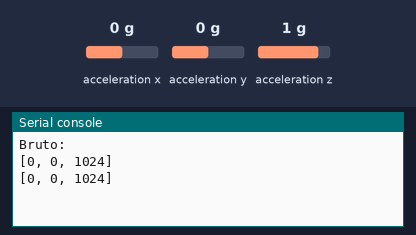
Bench run of a program on a simulated Raspberry Pi Pico running MicroPython. On the bench: the last lines printed to the serial console. Inputs (shaded band) come from the test bench; at power-on: acceleration x 0 g, acceleration y 0 g, acceleration z 1 g.

Above: at 5.0 s.
5.1 s: acceleration x set to -1.4 g
At 6.6 s:
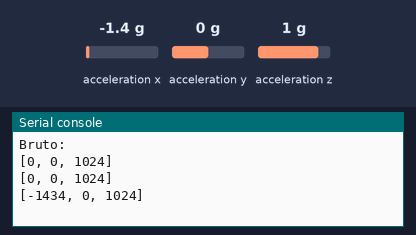
9.0 s: acceleration y set to -1.4 g
At 10.1 s:
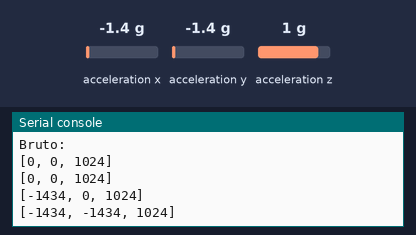
16.5 s: acceleration z set to -1.4 g
At 19.4 s:
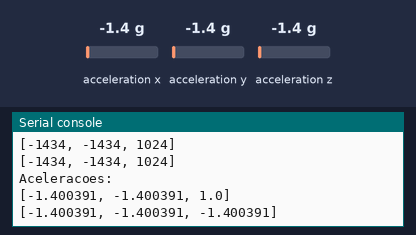
Timing chart, 0 to 20.9 s (numbered marks = the images above; inputs shaded):
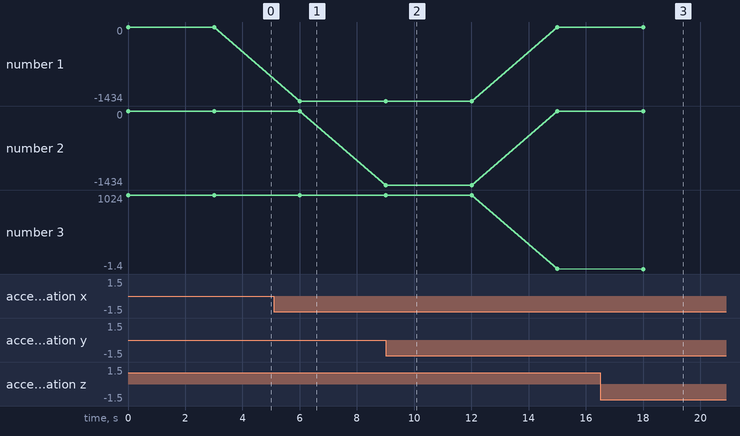

The program:

mma8452_mpython.py
```python
# Exemplo com MMA8452

'''
MicroPython Class for MMA8452 sensor

Adapted form Sparkfun Arduino library
https://github.com/sparkfun/SparkFun_MMA8452Q_Arduino_Library

'''
import struct

class MMA8452():
    # Construtor
    def __init__(self, i2c=None, addr=0x1C):
        # confere parametros
        if i2c is None:
            raise ValueError("Faltou I2C")
        else:
            self.i2c = i2c
        self.addr = addr

        # registradores
        self.STATUS_MMA8452Q = 0x00
        self.OUT_X_MSB = 0x01
        self.OUT_X_LSB = 0x02
        self.OUT_Y_MSB = 0x03
        self.OUT_Y_LSB = 0x04
        self.OUT_Z_MSB = 0x05
        self.OUT_Z_LSB = 0x06
        self.SYSMOD = 0x0B
        self.INT_SOURCE = 0x0C
        self.WHO_AM_I = 0x0D
        self.XYZ_DATA_CFG = 0x0E
        self.HP_FILTER_CUTOFF = 0x0F
        self.PL_STATUS = 0x10
        self.PL_CFG = 0x11
        self.PL_COUNT = 0x12
        self.PL_BF_ZCOMP = 0x13
        self.P_L_THS_REG = 0x14
        self.FF_MT_CFG = 0x15
        self.FF_MT_SRC = 0x16
        self.FF_MT_THS = 0x17
        self.FF_MT_COUNT = 0x18
        self.TRANSIENT_CFG = 0x1D
        self.TRANSIENT_SRC = 0x1E
        self.TRANSIENT_THS = 0x1F
        self.TRANSIENT_COUNT = 0x20
        self.PULSE_CFG = 0x21
        self.PULSE_SRC = 0x22
        self.PULSE_THSX = 0x23
        self.PULSE_THSY = 0x24
        self.PULSE_THSZ = 0x25
        self.PULSE_TMLT = 0x26
        self.PULSE_LTCY = 0x27
        self.PULSE_WIND = 0x28
        self.ASLP_COUNT = 0x29
        self.CTRL_REG1 = 0x2A
        self.CTRL_REG2 = 0x2B
        self.CTRL_REG3 = 0x2C
        self.CTRL_REG4 = 0x2D
        self.CTRL_REG5 = 0x2E
        self.OFF_X = 0x2F
        self.OFF_Y = 0x30
        self.OFF_Z = 0x31

        # escalas
        self.SCALE_2G = 2
        self.SCALE_4G = 4
        self.SCALE_8G = 8

        # taxas de dados
        self.ODR_800 = 0
        self.ODR_400 = 1
        self.ODR_200 = 2
        self.ODR_100 = 3
        self.ODR_50 = 4
        self.ODR_12 = 5
        self.ODR_6 = 6
        self.ODR_1 = 7

        # orientações
        self.PORTRAIT_U = 0
        self.PORTRAIT_D = 1
        self.LANDSCAPE_R = 2
        self.LANDSCAPE_L = 3
        self.LOCKOUT = 0x40

        # modo de operação
        self.SYSMOD_STANDBY = 0
        self.SYSMOD_WAKE = 1
        self.SYSMOD_SLEEP = 2

    # Inicia o sensor
    def begin(self):
        if self.readRegister(self.WHO_AM_I) != 42:
            return False
        self.scale = self.SCALE_2G
        self.odr = self.ODR_800
        self.setScale(self.scale)
        self.setDataRate(self.odr)
        self.setupPL() # detecção Paisagem / Retrato
        self.setupTap(0x80, 0x80, 0x80) # desliga
        return True

    # Pega aceleração bruta
    # Dado nos registradores: hhhhhhhh llll0000
    def getRawAcel(self):
        acel = struct.unpack(">hhh", self.readRegisters (self.OUT_X_MSB, 6))
        return [a >> 4 for a in acel]

    # Calcula aceleração
    def getCalclulatedAcel(self):
        return [float(a)/float(1 << 11)*float(self.scale) for a in self.getRawAcel()]

    # Testa se tem dado disponivel
    def available(self):
        return (self.readRegister(self.STATUS_MMA8452Q) & 0x08) != 0

    # Seleciona escala
    def setScale(self, fsr):
        if not fsr in (self.SCALE_2G, self.SCALE_4G, self.SCALE_8G):
            raise ValueError("Escala invalida")

        # A escala só pode ser mudada no modo standby
        if self.isActive():
            self.standby()

        # Atualiza configuração
        cfg = self.readRegister(self.XYZ_DATA_CFG)
        cfg = (cfg & 0xFC) | (fsr >> 2)
        self.writeRegister(self.XYZ_DATA_CFG, cfg)

        # Entra no modo ativo
        self.active()

    # Seleciona a taxa de dados (ODR)
    def setDataRate(self, odr):
        if not odr in (self.ODR_800, self.ODR_400, self.ODR_200, self.ODR_100,
                       self.ODR_50, self.ODR_12, self.ODR_6, self.ODR_1):
            raise ValueError("Taxa de dados invalida")

        # só pode mudar no modo standby
        if self.isActive():
            self.standby()

        # Atualiza a configuração
        ctrl = self.readRegister(self.CTRL_REG1)
        ctrl = (ctrl & 0xC7) | (odr << 3)
        self.writeRegister(self.CTRL_REG1, ctrl)

        # Entra no modo ativo
        self.active()

    # Configura a detecção de batida
    def setupTap(self, xThs, yThs, zThs):
        # só pode mudar no modo standby
        if self.isActive():
            self.standby()

        # Atualiza configuração
        temp = 0x40
        if (xThs & 0x80) == 0:
            temp |= 0x03
            self.writeRegister(self.PULSE_THSX, xThs)
        if (yThs & 0x80) == 0:
            temp |= 0x0C
            self.writeRegister(self.PULSE_THSY, yThs)
        if (zThs & 0x80) == 0:
            temp |= 0x30
            self.writeRegister(self.PULSE_THSZ, zThs)
        self.writeRegister(self.PULSE_CFG, temp)
        self.writeRegister(self.PULSE_TMLT, 0x30)
        self.writeRegister(self.PULSE_LTCY, 0xA0)
        self.writeRegister(self.PULSE_WIND, 0xFF)

        # Entra no modo ativo
        self.active()

    # Le o status da detecção de batida
    def readTap(self):
        tapStat = self.readRegister(self.PULSE_SRC)
        if (tapStat & 0x80) != 0:
            return tapStat & 0x7F
        else:
            return 0

    # Configura a detecção de Retrato/Paisagem
    def setupPL(self):
        # só pode mudar no modo standby
        if self.isActive():
            self.standby()

        # Atualiza configuração
        self.writeRegister(self.PL_CFG, self.readRegister(self.PL_CFG) | 0x40)
        self.writeRegister(self.PL_COUNT, 0x50)

        # Entra no modo ativo
        self.active()

    # Lê o status de Retrato / Paisagem
    def readPL(self):
        plStat = self.readRegister(self.PL_STATUS)
        if (plStat & 0x40) != 0:
            return self.LOCKOUT
        else:
            return (plStat & 0x06) >> 1

    # Testes de orientação
    def isRight(self):
        return self.redPL() == self.LANDSCAPE_R

    def isLeft(self):
        return self.redPL() == self.LANDSCAPE_L

    def isUp(self):
        return self.redPL() == self.LANDSCAPE_U

    def isDown(self):
        return self.redPL() == self.LANDSCAPE_D

    def isFlat(self):
        return self.redPL() == self.LOCKOUT

    # Entra no modo standby
    def standby(self):
        c = self.readRegister(self.CTRL_REG1)
        self.writeRegister(self.CTRL_REG1, c & 0xFE)

    # Entra no modo ativo
    def active(self):
        c = self.readRegister(self.CTRL_REG1)
        self.writeRegister(self.CTRL_REG1, c | 0x01)

    # Testa se ativo
    def isActive(self):
        state = self.readRegister(self.SYSMOD) & 0x03
        return state != self.SYSMOD_STANDBY

    # Lê um registrador
    def readRegister(self, reg):
        return self.i2c.readfrom_mem(self.addr, reg, 1)[0]

    # Lê múltiplos registradores
    def readRegisters(self, reg, nregs):
        result = bytearray(nregs)
        self.i2c.readfrom_mem_into(self.addr, reg, result)
        return result

    # Escreve em um registrador
    def writeRegister(self, reg, value):
        self.i2c.writeto_mem(self.addr, reg, bytes([value]))

if __name__ == "__main__":
    '''
        Teste rápido
    '''
    from machine import Pin, I2C
    from time import sleep

    i2c = I2C(0, sda=Pin(16), scl=Pin(17))
    sensor = MMA8452(i2c)
    if not sensor.begin():
        print ("Sensor nao encontrado")
    else:
        sensor.active()
        print ("Bruto:")
        for i in range(0, 5):
            while not sensor.available:
                pass
            print (sensor.getRawAcel())
            sleep(3)
        print ("Aceleracoes:")
        for i in range(0, 5):
            while not sensor.available:
                pass
            print (sensor.getCalclulatedAcel())
            sleep(3)
        print ("Posicao:")
        sensor.setupPL()
        oldpos = -1
        while True:
            sleep (0.3)
            newpos = sensor.readPL()
            if newpos == oldpos:
                continue
            oldpos = newpos
            if newpos == sensor.LOCKOUT:
                print ("Deitado")
            elif newpos == sensor.LANDSCAPE_R:
                print ("Paisagem virado para a direita")
            elif newpos == sensor.LANDSCAPE_L:
                print ("Paisagem virado para a esquerda")
            elif newpos == sensor.PORTRAIT_U:
                print ("Retrato virado para cima")
            elif newpos == sensor.PORTRAIT_D:
                print ("Retrato virado para baixo")
            else:
                print ("Posicao invalida: "+str(newpos))
```

Measured:
- after the input at 5.1 s, the serial console: prints a new line after 0.91 s (image 1)
- after the input at 9.0 s, the serial console: prints a new line at once (image 2)
- after the input at 16.5 s, the serial console: prints a new line after 1.5 s (image 3)
- plotted number 1: 0 → -1434 after the input at 5.1 s
